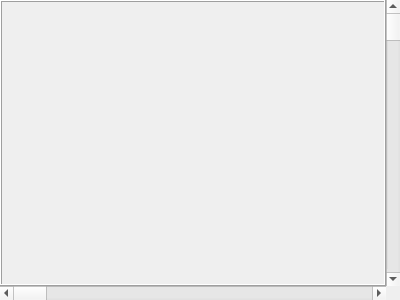
<?xml version="1.0" encoding="UTF-8"?>
<ui version="4.0">
 <class>CPatternEditor</class>
 <widget class="QWidget" name="CPatternEditor">
  <property name="geometry">
   <rect>
    <x>0</x>
    <y>0</y>
    <width>400</width>
    <height>300</height>
   </rect>
  </property>
  <property name="focusPolicy">
   <enum>Qt::StrongFocus</enum>
  </property>
  <property name="windowTitle">
   <string>Form</string>
  </property>
  <layout class="QGridLayout" name="gridLayout">
   <property name="margin">
    <number>0</number>
   </property>
   <property name="spacing">
    <number>0</number>
   </property>
   <item row="0" column="0">
    <widget class="QFrame" name="frame">
     <property name="mouseTracking">
      <bool>false</bool>
     </property>
     <property name="acceptDrops">
      <bool>true</bool>
     </property>
     <property name="frameShape">
      <enum>QFrame::Box</enum>
     </property>
     <property name="frameShadow">
      <enum>QFrame::Raised</enum>
     </property>
     <layout class="QGridLayout" name="gridLayout_2">
      <property name="margin">
       <number>0</number>
      </property>
      <property name="spacing">
       <number>0</number>
      </property>
     </layout>
    </widget>
   </item>
   <item row="0" column="1">
    <widget class="QScrollBar" name="verticalScrollBar">
     <property name="orientation">
      <enum>Qt::Vertical</enum>
     </property>
    </widget>
   </item>
   <item row="1" column="0">
    <widget class="QScrollBar" name="horizontalScrollBar">
     <property name="orientation">
      <enum>Qt::Horizontal</enum>
     </property>
    </widget>
   </item>
  </layout>
 </widget>
 <resources/>
 <connections/>
</ui>
